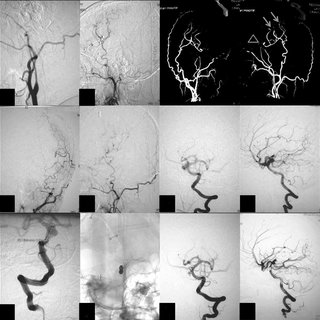
#> input picture facial_artery/vessel.png, 320 x 320 px
$ python frangi_filter.py
#> lines starting #> are read from the running program, lines starting #| are printed output that depends on the picture
from skimage.filters import frangi
from PIL import Image
import numpy as np
import matplotlib.pyplot as plt
import glob

# image = camera()
image = np.asarray(Image.open('vessel.png'))
#> image is the input picture: shape (320, 320); min 0, max 255, mean 158.7
plt.close('all')

fig, ax = plt.subplots(ncols=2)

ax[0].imshow(image, cmap=plt.cm.gray)
ax[0].set_title('Original image')

ax[1].imshow(
    frangi(image),
    cmap=plt.cm.gray, vmin = 0, vmax = 0.000001)
ax[1].set_title('Frangi filter result')

for a in ax:
    a.axis('off')
plt.tight_layout()
plt.show()
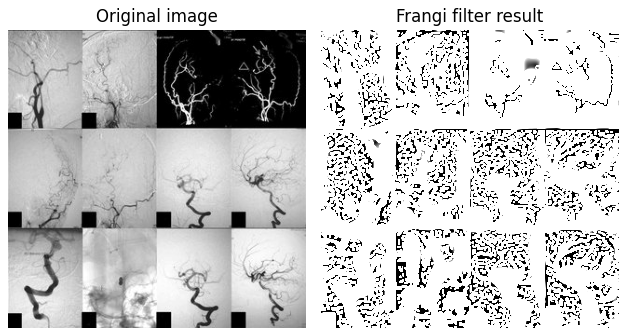
#> figure drawn by matplotlib, 2 panels

#%% Hessian의 Eigen value만 plot

from skimage.feature import hessian_matrix, hessian_matrix_eigvals

hxx, hxy, hyy = hessian_matrix(image, sigma = 1.0)
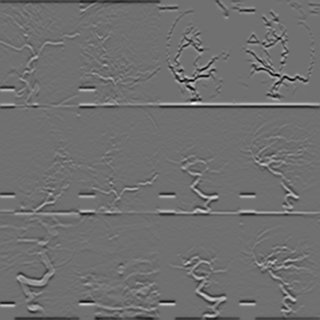
#> hxx: shape (320, 320) float64; min -0.161, max 0.205, mean -0.000877; drawn with min black and max white
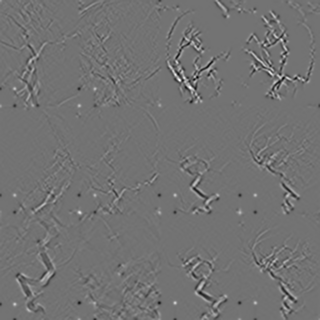
#> hxy: shape (320, 320) float64; min -0.123, max 0.15, mean 3.04e-06; drawn with min black and max white
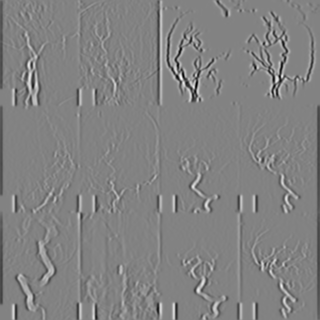
#> hyy: shape (320, 320) float64; min -0.186, max 0.176, mean -0.000983; drawn with min black and max white

i1, i2 = hessian_matrix_eigvals([hxx, hxy, hyy])
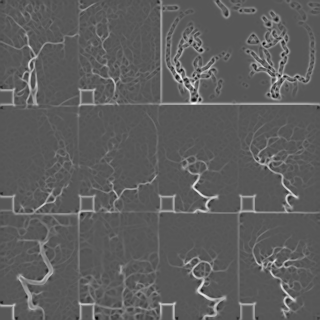
#> i1: shape (320, 320) float64; min -0.107, max 0.205, mean 0.00892; drawn with min black and max white
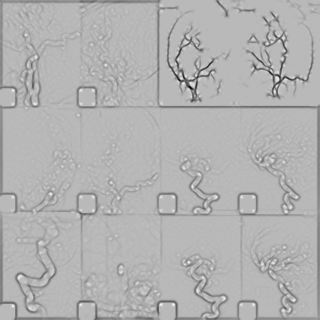
#> i2: shape (320, 320) float64; min -0.273, max 0.102, mean -0.0108; drawn with min black and max white

plt.close('all')
fig, ax = plt.subplots(ncols=3)

ax[0].imshow(image, cmap=plt.cm.gray)
ax[0].set_title('Original image')

ax[1].imshow(i1, cmap = plt.cm.gray)
ax[1].set_title('i1')

ax[2].imshow(i2, cmap = plt.cm.gray)
ax[2].set_title('i2')


for a in ax:
    a.axis('off')
plt.tight_layout()
plt.show()
# %%
